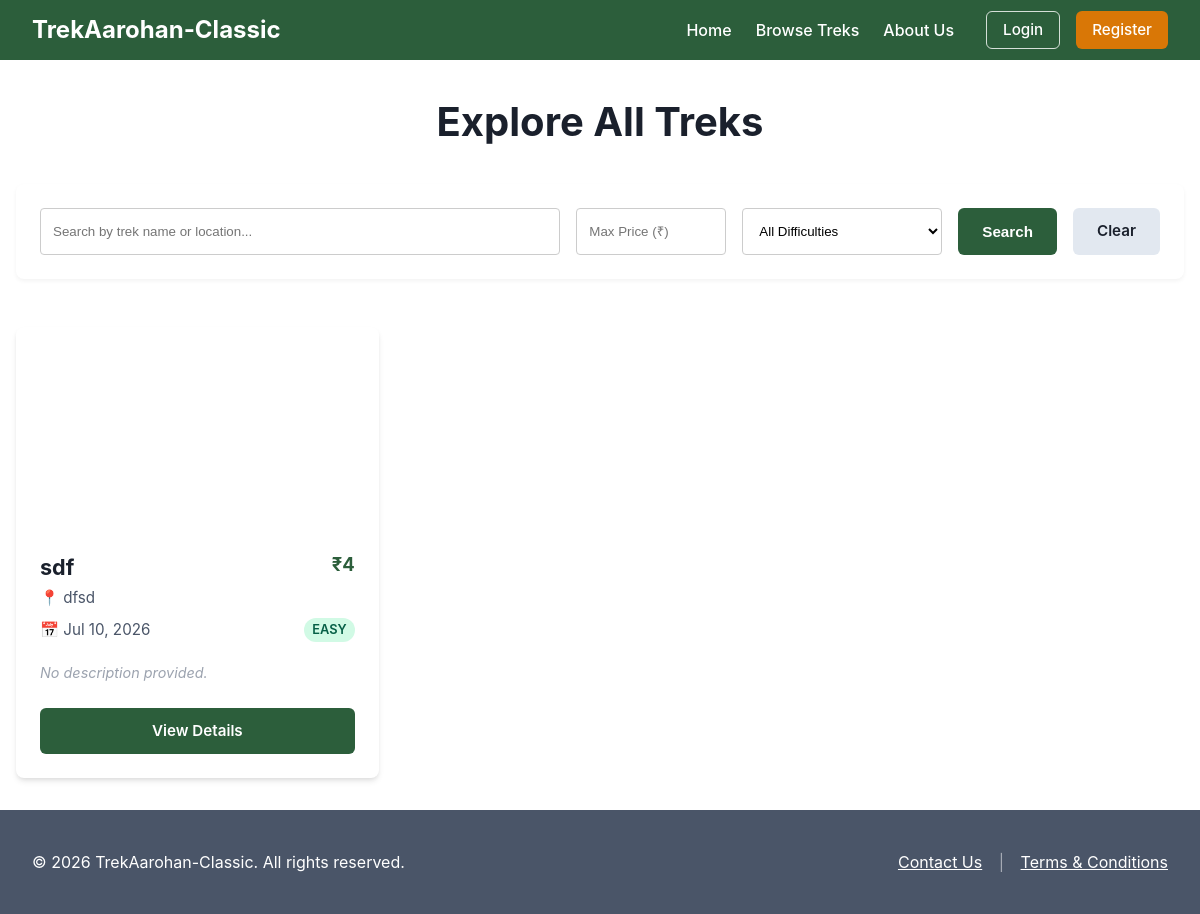
The page /treks on the database as committed earlier.
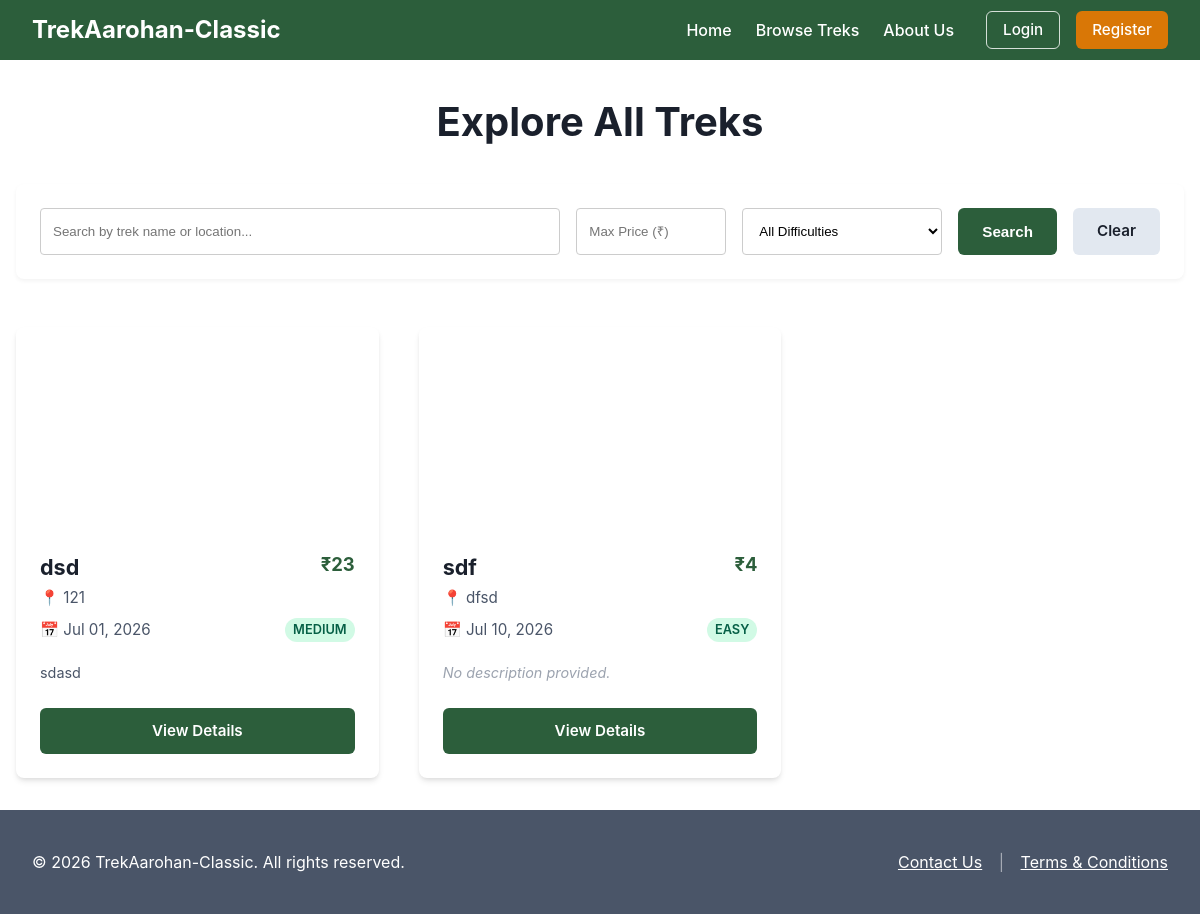
The same page on the database as committed later.
### models.py (models this page shows)
class Trek(db.Model):
    __tablename__ = "trek"
    id = db.Column(db.Integer, primary_key=True, autoincrement=True)
    name = db.Column(db.String(100), nullable=False)
    description = db.Column(db.Text, nullable=True)
    difficulty = db.Column(db.String(20), nullable=False)  # "easy", "medium", "hard"
    location = db.Column(db.String(100), nullable=False)
    slots_available = db.Column(db.Integer, nullable=False)
    start_date = db.Column(db.Date, nullable=False)
    end_date = db.Column(db.Date, nullable=False)
    status = db.Column(db.String(20), default="open", nullable=False)  # "open", "full", "ongoing", "completed", "cancelled"
    assigned_staff_id = db.Column(db.Integer, db.ForeignKey("user.id"), nullable=False)
    cover_image = db.Column(db.String(255), nullable=True)
    price = db.Column(db.Float, default=0.0, nullable=False)
    bookings = db.relationship("Booking", backref="trek", lazy=True)

### app.py (the view)
    @app.route("/treks")
    def public_treks():
        q = request.args.get("q", "").strip()
        difficulty = request.args.get("difficulty", "")
        max_price = request.args.get("max_price", "").strip()
        query = Trek.query.filter_by(status="open")
        if q:
            query = query.filter(db.or_(Trek.name.ilike(f"%{q}%"), Trek.location.ilike(f"%{q}%")))
        if difficulty:
            query = query.filter(Trek.difficulty == difficulty)
        if max_price:
            try:
                query = query.filter(Trek.price <= float(max_price))
            except ValueError:
                pass
        treks = query.order_by(Trek.start_date.asc()).all()
        return render_template("public_treks.html", treks=treks, current_q=q, current_difficulty=difficulty, current_max_price=max_price)

### templates/public_treks.html (shortened to what the changed rows need)
{% extends "base.html" %}
{% block public_content %}
    <div style="max-width: 1200px; margin: 0 auto; padding: 2rem 1rem;">
        <h2 style="text-align: center; margin-bottom: 2rem; font-size: 2.5rem; color: var(--text-color);">Explore All Treks</h2>
        <div style="display: grid; grid-template-columns: repeat(auto-fill, minmax(350px, 1fr)); gap: 2.5rem;">
            {% for trek in treks %}
            <div class="card" style="padding: 0; overflow: hidden; display: flex; flex-direction: column; box-shadow: 0 4px 6px -1px rgba(0, 0, 0, 0.1), 0 2px 4px -1px rgba(0, 0, 0, 0.06); transition: transform 0.2s;">
                {% if trek.cover_image %}
                    <div style="height: 200px; background-image: url('{{ url_for('static', filename='uploads/' ~ trek.cover_image) }}'); background-size: cover; background-position: center;"></div>
                {% else %}
                    <div style="height: 200px; background-image: url('{{ url_for('static', filename='images/trek.jpg') }}'); background-size: cover; background-position: center;"></div>
                {% endif %}
                <div style="padding: 1.5rem; display: flex; flex-direction: column; flex-grow: 1;">
                    <div style="display: flex; justify-content: space-between; align-items: flex-start; margin-bottom: 0.25rem;">
                        <h3 style="margin: 0; font-size: 1.35rem;">{{ trek.name }}</h3>
                        <strong style="color: var(--primary-color); font-size: 1.15rem;">₹{{ "%.0f"|format(trek.price) }}</strong>
                    </div>
                    <p style="color: var(--secondary-color); font-size: 0.95rem; margin: 0 0 0.25rem 0;">📍 {{ trek.location }}</p>
                    <div style="display: flex; justify-content: space-between; align-items: center; margin: 0.25rem 0 0.75rem 0;">
                        <p style="color: var(--secondary-color); font-size: 0.95rem; margin: 0;">📅 {{ trek.start_date.strftime('%b %d, %Y') }}</p>
                        <span class="badge badge-active" style="padding: 0.15rem 0.5rem; font-size: 0.8rem;">{{ trek.difficulty|capitalize }}</span>
                    </div>
                    {% if trek.description %}
                        <p style="color: var(--secondary-color); font-size: 0.9rem; margin: 0.5rem 0 1.5rem 0; line-height: 1.5; display: -webkit-box; -webkit-line-clamp: 2; -webkit-box-orient: vertical; overflow: hidden; text-overflow: ellipsis;">{{ trek.description }}</p>
                    {% else %}
                        <p style="color: #9ca3af; font-style: italic; font-size: 0.9rem; margin: 0.5rem 0 1.5rem 0; line-height: 1.5;">No description provided.</p>
                    {% endif %}
                    <div style="margin-top: auto;">
                        <a href="{{ url_for('public_trek_detail', id=trek.id) }}" class="btn btn-primary" style="display: block; width: 100%; box-sizing: border-box;">View Details</a>
                    </div>
                </div>
            </div>
            {% else %}
            <div style="grid-column: 1 / -1; text-align: center; padding: 4rem; background: #f9fafb; border-radius: 12px; color: var(--secondary-color);">
                <h3 style="margin-top: 0;">More Treks Coming Soon!</h3>
                <p>We are currently updating our catalog with new adventures.</p>
            </div>
            {% endfor %}
        </div>
    </div>
{% endblock %}

Rows that differ between the two databases and show on the page:
now on this page (row edited): Trek: name "dsd", price "23", location "121", start_date "Jul 01, 2026", difficulty "MEDIUM", description "sdasd"
